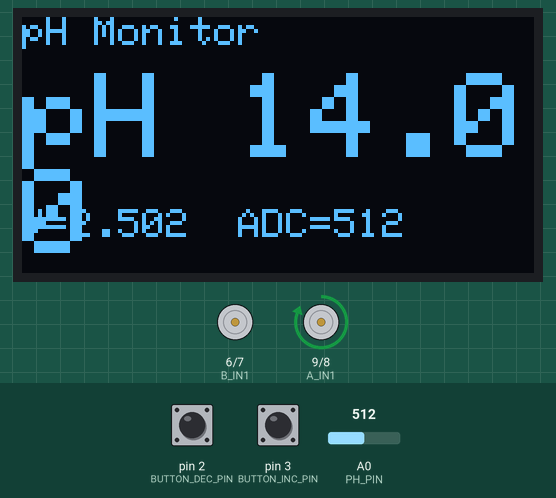
The sketch below on a simulated Arduino Uno, built with avr-gcc and run on an emulated ATmega328P. On the bench: 128×64 one-colour display, motor-driver pin pairs drawn as motors (green arrow = first pin HIGH = forward, orange = second pin HIGH = backward, longer = more drive). The inputs (shaded band) are chosen by the test bench; at power-on: A0 (PH_PIN) = 512, pin 3 (BUTTON_INC_PIN) HIGH, pin 2 (BUTTON_DEC_PIN) HIGH. What the sketch prints to the serial monitor is not drawn.

Above: at 1.7 s.
1.8 s: A0 (PH_PIN) set to 886
At 3.3 s:
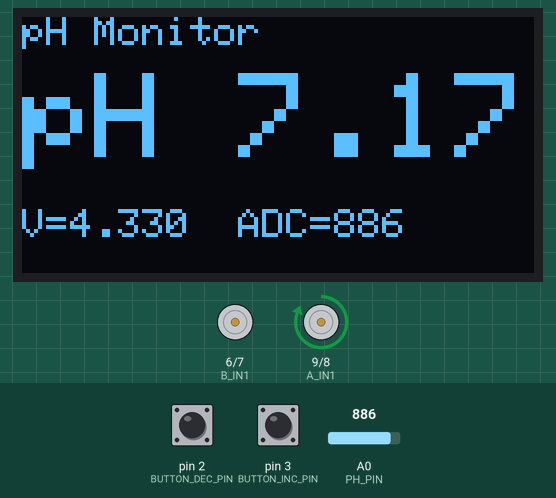
5.6 s: A0 (PH_PIN) set to 898
At 7.06 s:
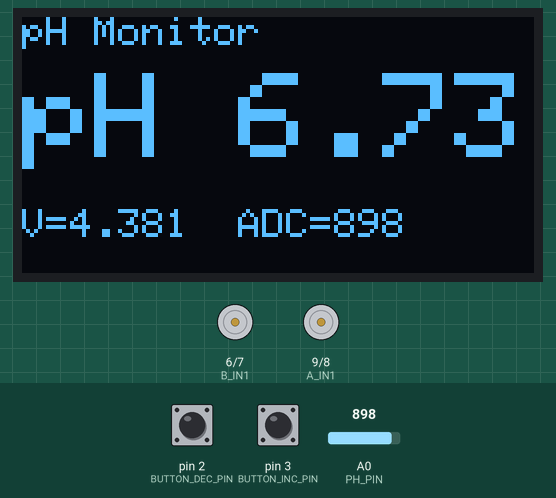
7.3 s: pin 3 (BUTTON_INC_PIN) pulled LOW for 3.2 s
At 9.3 s:
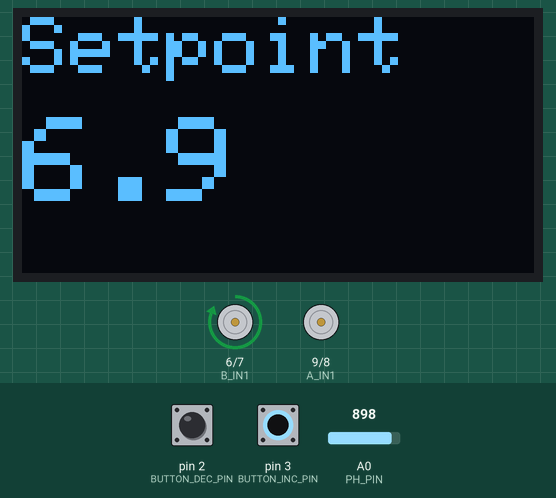
12.0 s: A0 (PH_PIN) set to 716
At 12.6 s:
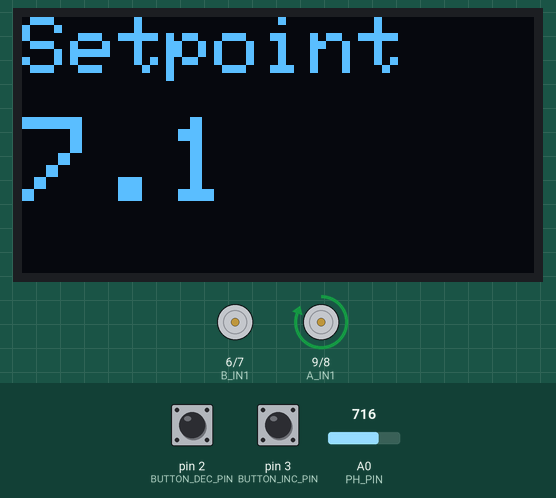
15.8 s: pin 3 (BUTTON_INC_PIN) pulled LOW for 1 s
At 18.2 s:
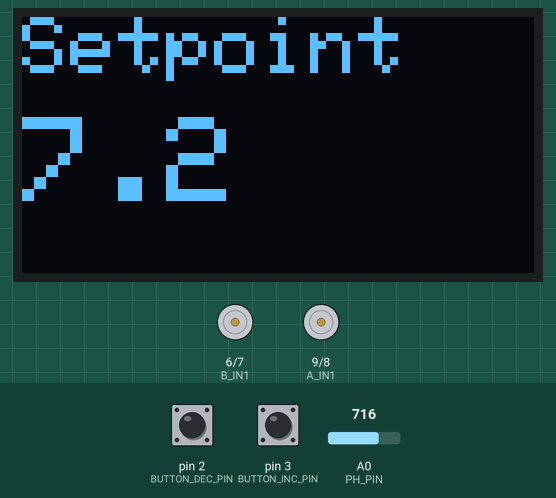
18.3 s: A0 (PH_PIN) set to 900
At 22.7 s:
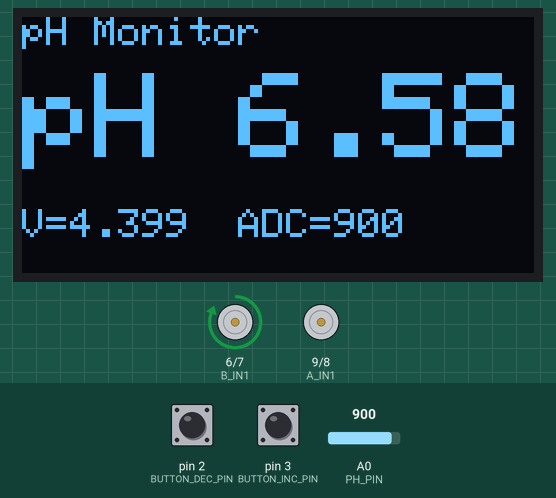
Timing chart, 0 to 23.1 s (numbered marks = the images above; inputs shaded):
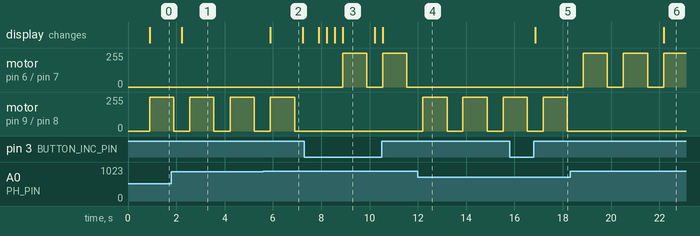

The sketch:

ph_control.ino
```cpp
#include <Wire.h>
#include <Adafruit_GFX.h>
#include <Adafruit_SH110X.h>

#define SCREEN_WIDTH 128
#define SCREEN_HEIGHT 64
#define OLED_ADDR 0x3C
Adafruit_SH1106G display(SCREEN_WIDTH, SCREEN_HEIGHT, &Wire, -1);

const int PH_PIN = A0;
const float AREF_V = 5.0;

float NEUTRAL_V      = 4.35;
float SLOPE_VperPH   = -0.1152416;

const uint8_t NUM_SAMPLES = 15;
const uint16_t SAMPLE_DELAY_MS = 20;

const int A_IN1 = 9;
const int A_IN2 = 8;
const int B_IN1 = 6;
const int B_IN2 = 7;

float setpoint = 6.5;
const float window = 0.2;

const int BUTTON_DEC_PIN = 2;
const int BUTTON_INC_PIN = 3;

unsigned long lastDecPress = 0;
unsigned long lastIncPress = 0;
unsigned long showSetpointUntil = 0;

const unsigned long DOSE_DURATION = 1000;
const unsigned long COOLDOWN_TIME = 100;
unsigned long lastDoseTime = 0;

const unsigned long DEBOUNCE_MS = 80;

float readPHVoltage() {
  uint32_t sum = 0;
  for (uint8_t i = 0; i < NUM_SAMPLES; i++) {
    sum += analogRead(PH_PIN);
    delay(SAMPLE_DELAY_MS);
  }
  float avgCounts = sum / float(NUM_SAMPLES);
  return (avgCounts * AREF_V) / 1023.0;
}

void drawScreen_PH(float pH, float volts, int raw) {
  display.clearDisplay();

  display.setTextSize(1);
  display.setTextColor(SH110X_WHITE);
  display.setCursor(0, 0);
  display.print(F("pH Monitor"));

  display.setTextSize(3);
  display.setCursor(0, 14);
  display.print(F("pH "));
  display.print(pH, 2);

  display.setTextSize(1);
  display.setCursor(0, 48);
  display.print(F("V="));
  display.print(volts, 3);
  display.print(F("  ADC="));
  display.print(raw);

  display.display();
}

void drawScreen_Setpoint() {
  display.clearDisplay();
  display.setTextSize(2);
  display.setTextColor(SH110X_WHITE);
  display.setCursor(0, 0);
  display.print(F("Setpoint"));

  display.setTextSize(3);
  display.setCursor(0, 25);
  display.print(setpoint, 1);

  display.display();
}

void setup() {
  Serial.begin(115200);
  Wire.begin();
  Wire.setClock(400000);

  if (!display.begin(OLED_ADDR, true)) {
    while (1) { delay(10); }
  }

  display.clearDisplay();
  display.setTextSize(2);
  display.setTextColor(SH110X_WHITE);
  display.setCursor(0, 20);
  display.println(F("Starting..."));
  display.display();

  analogReference(DEFAULT);
  delay(500);

  pinMode(A_IN1, OUTPUT);
  pinMode(A_IN2, OUTPUT);
  pinMode(B_IN1, OUTPUT);
  pinMode(B_IN2, OUTPUT);

  pinMode(BUTTON_DEC_PIN, INPUT_PULLUP);
  pinMode(BUTTON_INC_PIN, INPUT_PULLUP);
}

void loop() {
  unsigned long now = millis();

  if (digitalRead(BUTTON_DEC_PIN) == LOW) {
    if (now - lastDecPress > DEBOUNCE_MS) {
      setpoint -= 0.1;
      if (setpoint < 4.0) setpoint = 4.0;
      showSetpointUntil = now + 5000;
      lastDecPress = now;
    }
  }

  if (digitalRead(BUTTON_INC_PIN) == LOW) {
    if (now - lastIncPress > DEBOUNCE_MS) {
      setpoint += 0.1;
      if (setpoint > 9.0) setpoint = 9.0;
      showSetpointUntil = now + 5000;
      lastIncPress = now;
    }
  }

  float volts = readPHVoltage();
  int raw = analogRead(PH_PIN);

  float pH = 7.0 + (volts - NEUTRAL_V) / SLOPE_VperPH;
  if (pH < 0) pH = 0;
  if (pH > 14) pH = 14;

  Serial.print(F("pH=")); Serial.print(pH, 2);
  Serial.print(F("  Set=")); Serial.println(setpoint, 1);

  if (now < showSetpointUntil) {
    drawScreen_Setpoint();
  } else {
    drawScreen_PH(pH, volts, raw);
  }

  bool inCooldown = (now - lastDoseTime < COOLDOWN_TIME);

  float highThresh = setpoint + window;
  float lowThresh  = setpoint - window;
  //return;
  if (!inCooldown) {
    if (pH > highThresh) {
      Serial.println("Dosing acid...");
      digitalWrite(A_IN2, LOW);
      analogWrite(A_IN1, 255);
      delay(DOSE_DURATION);
      analogWrite(A_IN1, 0);
      lastDoseTime = millis();
    }
    else if (pH < lowThresh) {
      Serial.println("Dosing base...");
      digitalWrite(B_IN2, LOW);
      analogWrite(B_IN1, 255);
      delay(DOSE_DURATION);
      analogWrite(B_IN1, 0);
      lastDoseTime = millis();
    }
  }
}
```

Measured:
- after the input at 1.8 s, the display: changes after 0.43 s (image 1)
- after the input at 5.6 s, the display: changes after 0.29 s (image 2)
- after the input at 7.3 s, motor on pin 6 (B_IN1) / pin 7 (B_IN2): alternates forward 255/255 for 1.0 s and stopped for 0.66 s, starting after 1.6 s; the display: first changes after 0.59 s (image 3 shows a later state)
- after the input at 12.0 s, motor on pin 6 (B_IN1) / pin 7 (B_IN2): stops changing and stays stopped; motor on pin 9 (A_IN1) / pin 8 (A_IN2): alternates forward 255/255 for 1.0 s and stopped for 0.66 s, starting after 0.21 s
- after the input at 15.8 s, the display: changes after 1.1 s (image 5)
- after the input at 18.3 s, motor on pin 6 (B_IN1) / pin 7 (B_IN2): alternates forward 255/255 for 1.0 s and stopped for 0.66 s, starting after 0.55 s; motor on pin 9 (A_IN1) / pin 8 (A_IN2): stops changing and stays stopped; the display: changes after 3.9 s (image 6)
- by itself, motor on pin 9 (A_IN1) / pin 8 (A_IN2): alternates forward 255/255 for 1.0 s and stopped for 0.67 s
